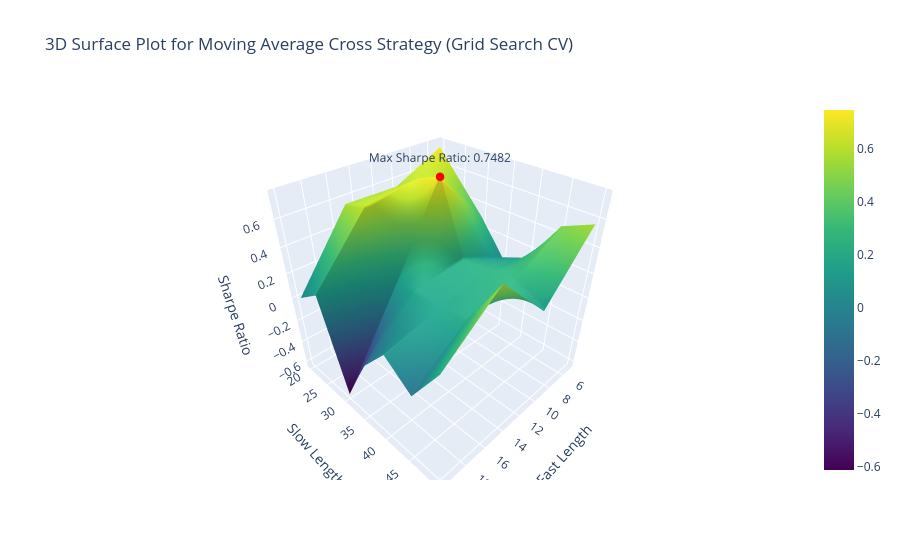

The notebook cell this image was saved under:
### Code cell
# Ensure results were populated
if not results:
    print("No valid results found. Check strategy implementation and data.")
else:
    # Extract parameter values and Sharpe Ratios
    x_vals = [params['fast_length'] for params, _ in results]
    y_vals = [params['slow_length'] for params, _ in results]
    z_vals = [sharpe for _, sharpe in results]

    # Create grid for surface plot
    x_grid, y_grid = np.meshgrid(np.unique(x_vals), np.unique(y_vals))
    z_grid = np.zeros_like(x_grid, dtype=float)

    # Populate the z values based on the unique x and y values
    for i, x in enumerate(np.unique(x_vals)):
        for j, y in enumerate(np.unique(y_vals)):
            sharpe_values = [z for (xi, yi), z in zip(zip(x_vals, y_vals), z_vals) if xi == x and yi == y]
            if sharpe_values:
                z_grid[j, i] = max(sharpe_values)

    # Find the highest Sharpe Ratio
    max_sharpe_idx = np.unravel_index(np.argmax(z_grid, axis=None), z_grid.shape)
    max_sharpe_value = z_grid[max_sharpe_idx]
    best_fast_length = x_grid[max_sharpe_idx]
    best_slow_length = y_grid[max_sharpe_idx]

    # Plotly 3D surface plot
    fig = go.Figure(data=[go.Surface(x=x_grid, y=y_grid, z=z_grid, colorscale='Viridis')])

    # Add a scatter point for the maximum Sharpe Ratio
    fig.add_trace(go.Scatter3d(
        x=[best_fast_length],
        y=[best_slow_length],
        z=[max_sharpe_value],
        mode='markers+text',
        marker=dict(size=5, color='red'),
        text=[f'Max Sharpe Ratio: {max_sharpe_value:.4f}'],
        textposition='top center'
    ))

    fig.update_layout(title='3D Surface Plot for Moving Average Cross Strategy (Grid Search CV)', scene=dict(
        xaxis_title='Fast Length',
        yaxis_title='Slow Length',
        zaxis_title='Sharpe Ratio'
    ))
    fig.show()

    # Print the best parameters and metrics
    print("Best Parameters:", {"fast_length": best_fast_length, "slow_length": best_slow_length})
    print("Best Sharpe Ratio:", max_sharpe_value)
    best_result = moving_avg_cross_strategy(data.copy(), fast_length=best_fast_length, slow_length=best_slow_length)
    best_metrics = performance_metrics(best_result,timeframe)
    print("Average Return:", best_metrics.get('Average Return', 'N/A'))
    print("Maximum Drawdown:", best_metrics.get('Maximum Drawdown', 'N/A'))
    print("Calmar Ratio:", best_metrics.get('Calmar Ratio', 'N/A'))
    print("Number of Trades:", best_metrics.get('Number of Trades', 'N/A'))

### Figure 1 — Plotly figure (JSON) as saved in the notebook; plotly's stock layout.template omitted (floating-point values rounded to 4 significant figures)
{"data": [{"colorscale": [[0, "#440154"], [0.1111, "#482878"], [0.2222, "#3e4989"], [0.3333, "#31688e"], [0.4444, "#26828e"], [0.5556, "#1f9e89"], [0.6667, "#35b779"], [0.7778, "#6ece58"], [0.8889, "#b5de2b"], [1, "#fde725"]], "type": "surface", "x": [[5, 10, 15, 20], [5, 10, 15, 20], [5, 10, 15, 20], [5, 10, 15, 20], [5, 10, 15, 20], [5, 10, 15, 20], [5, 10, 15, 20]], "y": [[20, 20, 20, 20], [25, 25, 25, 25], [30, 30, 30, 30], [35, 35, 35, 35], [40, 40, 40, 40], [45, 45, 45, 45], [50, 50, 50, 50]], "z": [[0.734, 0.5463, 0.5555, 0], [0.5167, 0.6729, 0.6113, 0.1376], [0.3007, 0.7482, 0.05933, -0.6127], [0.03725, 0.2142, 0.1785, -0.1797], [0.1302, 0.2372, 0.1629, 0.06941], [0.4701, 0.2618, 0.1975, -0.09492], [0.5661, 0.1343, 0.5604, 0.2397]]}, {"marker": {"color": "red", "size": 5}, "mode": "markers+text", "text": ["Max Sharpe Ratio: 0.7482"], "textposition": "top center", "type": "scatter3d", "x": [10], "y": [30], "z": [0.7482]}], "layout": {"autosize": true, "scene": {"aspectmode": "auto", "aspectratio": {"x": 1, "y": 1, "z": 1}, "xaxis": {"title": {"text": "Fast Length"}, "type": "linear"}, "yaxis": {"title": {"text": "Slow Length"}, "type": "linear"}, "zaxis": {"title": {"text": "Sharpe Ratio"}, "type": "linear"}}, "title": {"text": "3D Surface Plot for Moving Average Cross Strategy (Grid Search CV)"}}}
